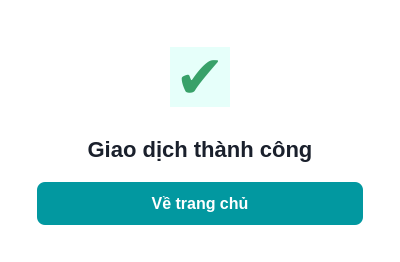
<?xml version="1.0" encoding="UTF-8"?>
<ui version="4.0">
 <class>DialogPaymentSuccess</class>
 <widget class="QDialog" name="DialogPaymentSuccess">
  <property name="geometry">
   <rect>
    <x>0</x>
    <y>0</y>
    <width>400</width>
    <height>250</height>
   </rect>
  </property>
  <property name="styleSheet">
   <string>
    QDialog { background-color: white; border-radius: 12px; }
    QLabel#SuccessIcon { font-size: 60px; color: #38a169; background-color: #e6fffa; border-radius: 40px; margin: 10px; }
    QLabel#Title { font-size: 22px; font-weight: bold; color: #1a202c; }
    QPushButton#btnHome { background-color: #0298a0; color: white; font-weight: bold; font-size: 16px; border-radius: 8px; padding: 12px; }
   </string>
  </property>
  <layout class="QVBoxLayout">
   <property name="margin"><number>30</number></property>
   <property name="spacing"><number>20</number></property>
   <item><spacer><property name="orientation"><enum>Qt::Vertical</enum></property></spacer></item>
   <item>
    <layout class="QHBoxLayout">
     <item><spacer><property name="orientation"><enum>Qt::Horizontal</enum></property></spacer></item>
     <item><widget class="QLabel" name="SuccessIcon"><property name="minimumSize"><size><width>80</width><height>80</height></size></property><property name="maximumSize"><size><width>80</width><height>80</height></size></property><property name="text"><string>✔</string></property><property name="alignment"><set>Qt::AlignCenter</set></property></widget></item>
     <item><spacer><property name="orientation"><enum>Qt::Horizontal</enum></property></spacer></item>
    </layout>
   </item>
   <item><widget class="QLabel" name="Title"><property name="text"><string>Giao dịch thành công</string></property><property name="alignment"><set>Qt::AlignCenter</set></property></widget></item>
   <item>
    <layout class="QHBoxLayout">
     <item><spacer><property name="orientation"><enum>Qt::Horizontal</enum></property></spacer></item>
     <item><widget class="QPushButton" name="btnHome"><property name="minimumSize"><size><width>200</width><height>0</height></size></property><property name="text"><string>Về trang chủ</string></property><property name="cursor"><cursorShape>PointingHandCursor</cursorShape></property></widget></item>
     <item><spacer><property name="orientation"><enum>Qt::Horizontal</enum></property></spacer></item>
    </layout>
   </item>
   <item><spacer><property name="orientation"><enum>Qt::Vertical</enum></property></spacer></item>
  </layout>
 </widget>
</ui>
